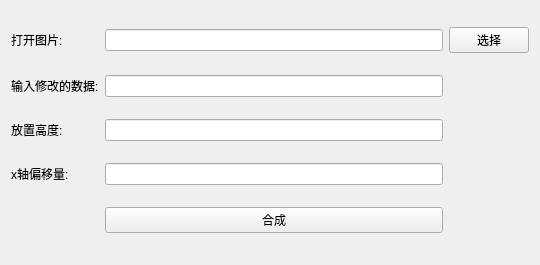
<?xml version="1.0" encoding="UTF-8"?>
<ui version="4.0">
 <class>ReadWechatPayClass</class>
 <widget class="QMainWindow" name="ReadWechatPayClass">
  <property name="geometry">
   <rect>
    <x>0</x>
    <y>0</y>
    <width>540</width>
    <height>265</height>
   </rect>
  </property>
  <property name="windowTitle">
   <string>ReadWechatPay</string>
  </property>
  <widget class="QWidget" name="centralWidget">
   <layout class="QGridLayout" name="gridLayout">
    <item row="6" column="1">
     <widget class="QPushButton" name="pushButton">
      <property name="text">
       <string>合成</string>
      </property>
     </widget>
    </item>
    <item row="0" column="0">
     <widget class="QLabel" name="label">
      <property name="text">
       <string>打开图片:</string>
      </property>
     </widget>
    </item>
    <item row="2" column="1">
     <widget class="QLineEdit" name="lineEdit_2"/>
    </item>
    <item row="2" column="0">
     <widget class="QLabel" name="label_2">
      <property name="text">
       <string>输入修改的数据:</string>
      </property>
     </widget>
    </item>
    <item row="3" column="0">
     <widget class="QLabel" name="label_3">
      <property name="text">
       <string>放置高度:</string>
      </property>
     </widget>
    </item>
    <item row="3" column="1">
     <widget class="QLineEdit" name="userHeight"/>
    </item>
    <item row="0" column="1">
     <widget class="QLineEdit" name="lineEdit"/>
    </item>
    <item row="0" column="2">
     <widget class="QPushButton" name="selectButton">
      <property name="text">
       <string>选择</string>
      </property>
     </widget>
    </item>
    <item row="4" column="0">
     <widget class="QLabel" name="label_4">
      <property name="text">
       <string>x轴偏移量:</string>
      </property>
     </widget>
    </item>
    <item row="4" column="1">
     <widget class="QLineEdit" name="offsetEdit"/>
    </item>
   </layout>
  </widget>
 </widget>
 <layoutdefault spacing="6" margin="11"/>
 <resources>
  <include location="readwechatpay.qrc"/>
 </resources>
 <connections/>
</ui>
